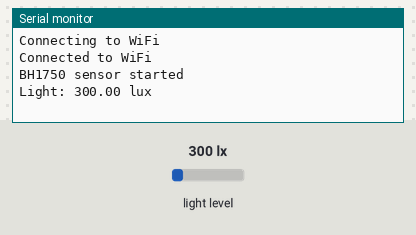
A sketch run on a simulated Arduino MKR. On the bench: the last lines printed to the serial monitor. Inputs (shaded band) come from the test bench; at power-on: light level 300 lx. WiFi joins after 1.5 s; servers stay silent unless stated; web services answer with replies made up by the test bench.

Above: at 2.7 s.
2.8 s: light level set to 500 lx
At 7.8 s:
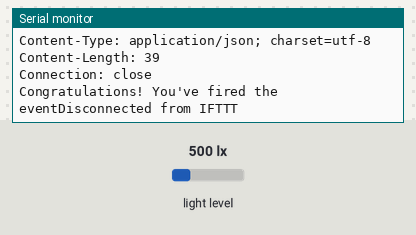
8.8 s: light level set to 40 lx
At 12.07 s:
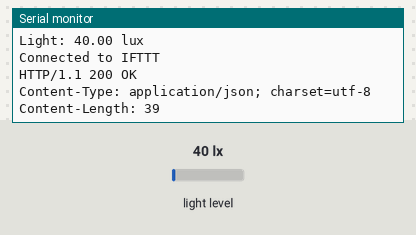
Timing chart, 0 to 13.6 s (numbered marks = the images above; inputs shaded):
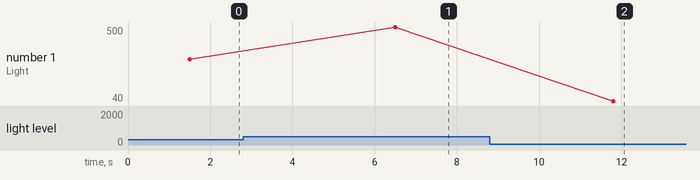

Measured:
- after the input at 2.8 s, the serial monitor: prints a new line after 3.7 s (image 1)
- after the input at 8.8 s, the serial monitor: prints a new line after 3.0 s (image 2)
- plotted number 1: 300 → 500 after the input at 2.8 s, 500 → 40 after the input at 8.8 s

The sketch:

sunlightDetection.ino
```cpp
#include <WiFiNINA.h>
#include <Wire.h>
#include <BH1750.h>

char ssid[] = "iPhone";
char pass[] = "Moshi@2000";

char HOST_NAME[] = "maker.ifttt.com";
String EVENT_START = "sunlight_detected";
String EVENT_STOP  = "sunlight_gone";
String IFTTT_KEY   = "plkNbtVb7nTfaPjNqYUWcb8YzhGzTcmsEejQ1Ito7sP";

WiFiClient client;
BH1750 lightSensor;

bool sunlightDetected = false;
int threshold = 300;

void setup() {
  Serial.begin(9600);
  while (!Serial);

  // Connect to WiFi
  WiFi.begin(ssid, pass);
  Serial.print("Connecting to WiFi");
  while (WiFi.status() != WL_CONNECTED) {
    delay(500);
    Serial.print(".");
  }
  Serial.println("\nConnected to WiFi");

  Wire.begin();
  if (lightSensor.begin()) {
    Serial.println("BH1750 sensor started");
  } else {
    Serial.println("Error starting BH1750 sensor");
    while (1);
  }
}

void loop() {
  float lux = lightSensor.readLightLevel();
  Serial.print("Light: ");
  Serial.print(lux);
  Serial.println(" lux");

  // Check sunlight condition and send to IFTTT
  if (lux > threshold && !sunlightDetected) {
    sendToIFTTT(EVENT_START, lux);  // Trigger sunlight detection
    sunlightDetected = true;
  } else if (lux < threshold && sunlightDetected) {
    sendToIFTTT(EVENT_STOP, lux);   // Trigger sunlight stop
    sunlightDetected = false;
  }

  delay(5000);  // Wait for 5 seconds before reading again
}

void sendToIFTTT(String eventName, float lightLevel) {
  String path = "/trigger/" + eventName + "/with/key/" + IFTTT_KEY;
  String query = "?value1=";

  // Make the GET request to IFTTT
  if (client.connect(HOST_NAME, 80)) {
    Serial.println("Connected to IFTTT");

    client.println("GET " + path + query + " HTTP/1.1");
    client.println("Host: " + String(HOST_NAME));
    client.println("Connection: close");
    client.println();

    // Read and print response from IFTTT (optional for debugging)
    while (client.connected()) {
      if (client.available()) {
        char c = client.read();
        Serial.print(c);
      }
    }

    client.stop();  // Disconnect after request
    Serial.println("Disconnected from IFTTT");
  } else {
    Serial.println("Connection to IFTTT failed");
  }
}
```
